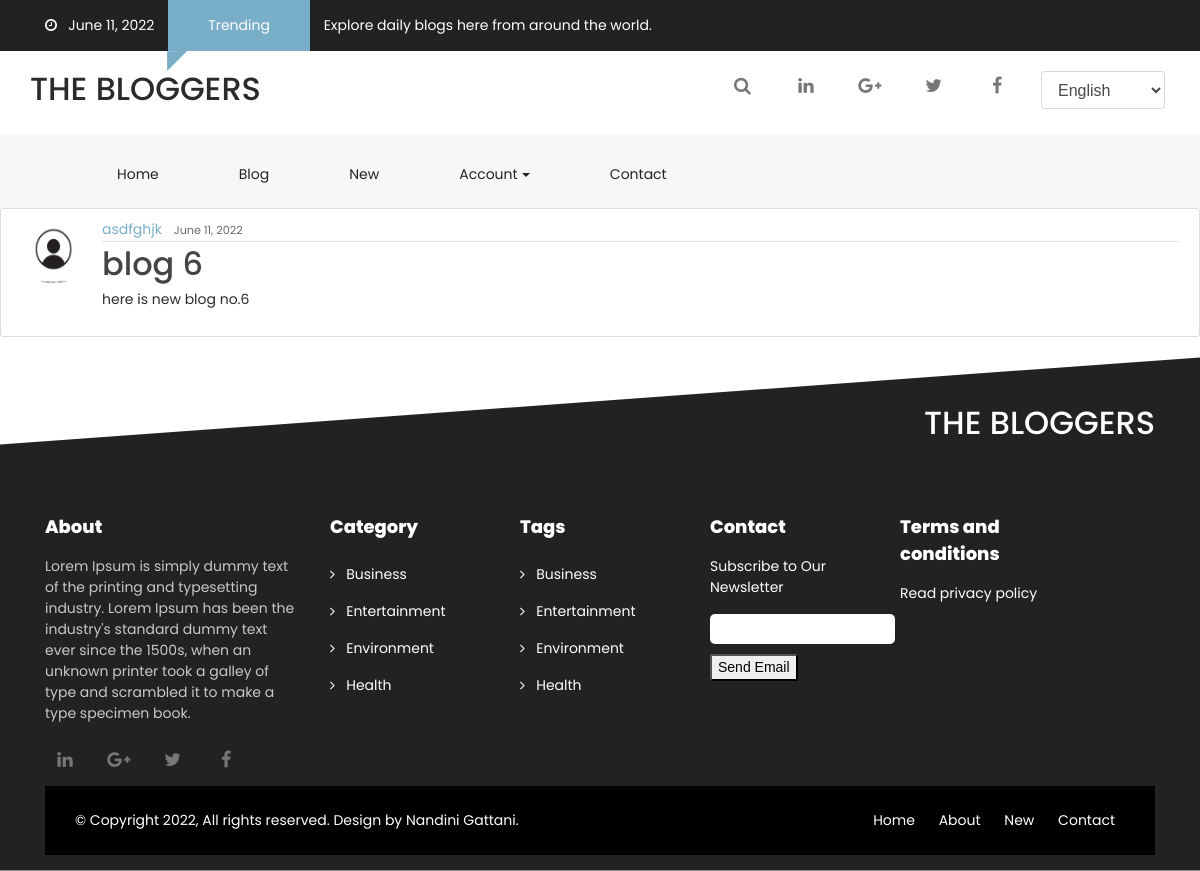
Page /post/6/ on the committed database.
### blog/models.py (models this page shows, shortened)
class post(models.Model):
    title = models.CharField(max_length=50)
    content = models.TextField()
    date = models.DateTimeField(default=timezone.now)
    author = models.ForeignKey(User, on_delete=models.CASCADE)
    tags = TaggableManager()

### user/models.py (models this page shows, shortened)
class Profile(models.Model):
    user = models.OneToOneField(User, on_delete=models.CASCADE)
    image = models.ImageField(default='default.jpg', upload_to='profile_pics')

### blog/views.py (the view)
# urls.py: path('post/<int:pk>/', PostDetailView.as_view(), name='post-detail'),
class PostDetailView(DetailView):
    model = post

### blog/templates/blog/post_detail.html (shortened to what this page needs)
{% extends "blog/base.html" %}
{% block content %}
<article class="media content-section">
  <img class="rounded-circle article-img" src="{{ object.author.profile.image.url }}">
  <div class="media-body">
    <div class="article-metadata">
      <a class="mr-2" href=#>{{ object.author }}</a>
      <small class="text-muted">{{ object.date|date:"F d, Y" }}</small>
    </div>
    <h2 class="article-title">{{ object.title }}</h2>
    <p class="article-content">{{ object.content }}</p>
  </div>
</article>
{% endblock content %}

### blog/templates/blog/base.html (shortened to what this page needs)
<!DOCTYPE html>
{% load static %}
<html lang="en">
<head>
  <link rel="stylesheet" href="https://cdn.jsdelivr.net/npm/bootstrap@4.3.1/dist/css/bootstrap.min.css"
>
  <link rel="stylesheet" type='text/css' href="{% static 'blog/main.css' %}">
  <link href="{% static 'css/media_query.css' %}" rel="stylesheet" type="text/css" />
  <link href="{% static 'css/bootstrap.css' %}" rel="stylesheet" type="text/css" />
  <link href="https://maxcdn.bootstrapcdn.com/font-awesome/4.7.0/css/font-awesome.min.css" rel="stylesheet"
>
  <link href="{% static 'css/animate.css' %}" rel="stylesheet" type="text/css" />
  <link href="{% static 'css/owl.carousel.css' %}" rel="stylesheet" type="text/css" />
  <link href="{% static 'css/owl.theme.default.css' %}" rel="stylesheet" type="text/css" />
  <link href="{% static 'css/style_1.css' %}" rel="stylesheet" type="text/css" />
</head>
</head>
<body>
  <body>
    <div class="container-fluid fh5co_header_bg">
      <div class="container">
        <div class="row">
          <div class="col-12 fh5co_mediya_center"><a href="#" class="color_fff fh5co_mediya_setting"><i
                class="fa fa-clock-o"></i>&nbsp;&nbsp;&nbsp;{{ object.date|date:"F d, Y" }}</a>
            <div class="d-inline-block fh5co_trading_posotion_relative"><a href="#" class="treding_btn">Trending</a>
              <div class="fh5co_treding_position_absolute"></div>
            </div>
            <a href="#" class="color_fff fh5co_mediya_setting">Explore daily blogs here from around the world.</a>
          </div>
        </div>
      </div>
    </div>
    <div class="container-fluid">
      <div class="container">
        <div class="row">
          <div class="col-12 col-md-3 fh5co_padding_menu h2">THE BLOGGERS
          </div>
          <div class="col-12 col-md-9 align-self-center fh5co_mediya_right">
            <div class="text-center d-inline-block">
              <a class="fh5co_display_table">
                <div class="fh5co_verticle_middle"><i class="fa fa-search"></i></div>
              </a>
            </div>
            <div class="text-center d-inline-block">
              <a class="fh5co_display_table">
                <div class="fh5co_verticle_middle"><i class="fa fa-linkedin"></i></div>
              </a>
            </div>
            <div class="text-center d-inline-block">
              <a class="fh5co_display_table">
                <div class="fh5co_verticle_middle"><i class="fa fa-google-plus"></i></div>
              </a>
            </div>
            <div class="text-center d-inline-block">
              <a href="https://twitter.com/fh5co" target="_blank" class="fh5co_display_table">
                <div class="fh5co_verticle_middle"><i class="fa fa-twitter"></i></div>
              </a>
            </div>
            <div class="text-center d-inline-block">
              <a href="https://fb.com/fh5co" target="_blank" class="fh5co_display_table">
                <div class="fh5co_verticle_middle"><i class="fa fa-facebook"></i></div>
              </a>
            </div>
            <div class="d-inline-block text-center dd_position_relative ">
              <select class="form-control fh5co_text_select_option">
                <option>English </option>
              </select>
            </div>
          </div>
        </div>
      </div>
    </div>
    <div class="container-fluid bg-faded fh5co_padd_mediya padding_786">
      <div class="container padding_786">
        <nav class="navbar navbar-toggleable-md navbar-light ">
          <div class="collapse navbar-collapse" id="navbarSupportedContent">
            <ul class="navbar-nav mr-auto">
              <li class="nav-item">
                <a class="nav-link" href="{% url 'blog-home' %}">Home <span class="sr-only">(current)</span></a>
              </li>
              <li class="nav-item ">
                <a class="nav-link" href="{% url 'blog-about' %}">Blog <span class="sr-only">(current)</span></a>
              </li>
              <li class="nav-item ">
                <a class="nav-link" href="{% url 'post-create' %}">New <span class="sr-only">(current)</span></a>
              </li>
              <li class="nav-item dropdown">
                <a class="nav-link dropdown-toggle" href="#" id="dropdownMenuButton3" data-toggle="dropdown"
                  aria-haspopup="true" aria-expanded="false">Account<span class="sr-only">(current)</span></a>
              </li>
              <li class="nav-item ">
                <a class="nav-link" href="#footer">Contact <span class="sr-only">(current)</span></a>
              </li>
            </ul>
          </div>
        </nav>
      </div>
    </div>
        {% block content %} {% endblock content %}
<div id="footer">
  <div class="container-fluid fh5co_footer_bg pb-3">
      <div class="container animate-box">
          <div class="row">
              <div class="col-12 spdp_right py-5 h2">THE BLOGGERS</div>
              <div class="col-12 col-md-4 col-lg-3">
                  <div class="footer_main_title py-3"> About</div>
                  <div class="footer_sub_about pb-3"> Lorem Ipsum is simply dummy text of the printing and typesetting
                      industry. Lorem Ipsum has been the industry's standard dummy text ever since the 1500s, when an
                      unknown printer took a galley of type and scrambled it to make a type specimen book.
                  </div>
                  <div class="footer_mediya_icon">
                      <div class="text-center d-inline-block"><a class="fh5co_display_table_footer">
                          <div class="fh5co_verticle_middle"><i class="fa fa-linkedin"></i></div>
                      </a></div>
                      <div class="text-center d-inline-block"><a class="fh5co_display_table_footer">
                          <div class="fh5co_verticle_middle"><i class="fa fa-google-plus"></i></div>
                      </a></div>
                      <div class="text-center d-inline-block"><a class="fh5co_display_table_footer">
                          <div class="fh5co_verticle_middle"><i class="fa fa-twitter"></i></div>
                      </a></div>
                      <div class="text-center d-inline-block"><a class="fh5co_display_table_footer">
                          <div class="fh5co_verticle_middle"><i class="fa fa-facebook"></i></div>
                      </a></div>
                  </div>
              </div>
              <div class="col-12 col-md-3 col-lg-2">
                  <div class="footer_main_title py-3"> Category</div>
                  <ul class="footer_menu">
                      <li><a href="#" class=""><i class="fa fa-angle-right"></i>&nbsp;&nbsp; Business</a></li>
                      <li><a href="#" class=""><i class="fa fa-angle-right"></i>&nbsp;&nbsp; Entertainment</a></li>
                      <li><a href="#" class=""><i class="fa fa-angle-right"></i>&nbsp;&nbsp; Environment</a></li>
                      <li><a href="#" class=""><i class="fa fa-angle-right"></i>&nbsp;&nbsp; Health</a></li></ul></div>
              <div class="col-12 col-md-3 col-lg-2">
                  <div class="footer_main_title py-3">Tags</div>
                  <ul class="footer_menu">
                      <li><a href="#" class=""><i class="fa fa-angle-right"></i>&nbsp;&nbsp; Business</a></li>
                      <li><a href="#" class=""><i class="fa fa-angle-right"></i>&nbsp;&nbsp; Entertainment</a></li>
                      <li><a href="#" class=""><i class="fa fa-angle-right"></i>&nbsp;&nbsp; Environment</a></li>
                      <li><a href="#" class=""><i class="fa fa-angle-right"></i>&nbsp;&nbsp; Health</a></li></ul></div
              </div>
              <div class="col-12 col-md-3 col-lg-2">
                <div class="footer_main_title py-3"> Contact</div>
                <p>Subscribe to Our Newsletter</p>
                <form method="post">
                <input class = "email" name= "email" style = "padding-top: .5rem ; border:2px ; border-radius: 5px;">
                <button class="btn1" type="submit" style="margin:10px 0;" > Send Email</button>
                </form>
              </div>
                <div class="col-12 col-md-3 col-lg-2">
                  <div class="footer_main_title py-3"> Terms and conditions</div>
                  <p>Read privacy policy</p>
                </div>
              </div>
  <div class="container-fluid fh5co_footer_right_reserved" style = "background: tranparent">
      <div class="container" >
          <div class="row  ">
              <div class="col-12 col-md-6 py-4 Reserved"> © Copyright 2022, All rights reserved. Design by Nandini Gattani</a>. </div>
              <div class="col-12 col-md-6 spdp_right py-4">
                  <a href="{% url 'blog-home' %}" class="footer_last_part_menu">Home</a>
                  <a href="{% url 'blog-home' %}" class="footer_last_part_menu">About</a>
                  <a href="{% url 'blog-home' %}" class="footer_last_part_menu">New</a>
                  <a href="{% url 'blog-home' %}" class="footer_last_part_menu">Contact</a></div>
          </div>
      </div>
  </div>
  </div>
</body>
</html>

### blog/static/blog/main.css (style rules this page uses)
body { background: #fafafa; color: #333333; margin-top: 5rem; }
h1, h2, h3, h4, h5, h6 { color: #444444; }
ul { margin: 0; }
.content-section { background: #ffffff; padding: 10px 20px; border: 1px solid #dddddd; border-radius: 3px; margin-bottom: 20px; }
.article-title { color: #444444; }
.article-content { white-space: pre-line; }
.article-img { height: 65px; width: 65px; margin-right: 16px; }
.article-metadata { padding-bottom: 1px; margin-bottom: 4px; border-bottom: 1px solid #e3e3e3 }

### blog/static/css/style_1.css (style rules this page uses)
a,a:hover { color:#79aec8 }
.fh5co_header_bg { background:#222;color:#fff }
.color_fff { color:#fff !important }
.treding_btn { background:#79aec8;color:#fff;margin:0 10px;display:inline-block;padding:15px 40px }
.fh5co_trading_posotion_relative { position:relative }
.fh5co_treding_position_absolute { -webkit-clip-path:polygon(0 1%, 100% 0, 0 100%, 0% 100%);-moz-clip-path:polygon(0 1%, 100% 0, 0 100%, 0% 100%);-ms-clip-path:polygon(0 1%, 100% 0, 0 100%, 0% 100%);clip-path:polygon(0 1%, 100% 0, 0 100%, 0% 100%);height:20px;width:20px;background:#79aec8;position:absolute;left:9px }
.fh5co_mediya_right { text-align:right }
.fh5co_display_table { height:40px;width:40px;display:table;color:#777;font-size:18px;border:1px solid #fff !important;cursor:pointer;-webkit-border-radius:50%;-moz-border-radius:50%;-ms-border-radius:50%;border-radius:50%;transition:1s;margin:0 10px;color:#777 !important }
.fh5co_verticle_middle { vertical-align:middle;display:table-cell }
.fh5co_text_select_option { margin:0 10px;position:relative;top:-10px }
.navbar-light .navbar-nav .nav-link { color:#222 !important;padding-top:12px !important;padding-bottom:15px !important;padding-left:20px !important;padding-right:20px !important;margin:0 20px !important;-moz-transition:all .5s ease;-o-transition:all .5s ease;-webkit-transition:all .5s ease;-ms-transition:all .5s ease;transition:all .5s ease;position:relative !important;-webkit-clip-path:polygon(100% 0, 100% 85%, 14% 85%, 0 100%, 0% 60%, 0 0);-moz-clip-path:polygon(100% 0, 100% 85%, 14% 85%, 0 100%, 0% 60%, 0 0);-ms-clip-path:polygon(100% 0, 100% 85%, 14% 85%, 0 100%, 0% 60%, 0 0);clip-path:polygon(100% 0, 100% 85%, 14% 85%, 0 100%, 0% 60%, 0 0) }
.fh5co_padding_menu { padding:20px 0 }
.fh5co_padd_mediya { padding-top:10px }
.fh5co_footer_bg { background:#222;color:#fff;-webkit-clip-path:polygon(0 17%, 100% 0, 100% 100%, 0% 100%);clip-path:polygon(0 17%, 100% 0, 100% 100%, 0% 100%) }
.footer_main_title { color:#fff;font-weight:800;font-size:18px }
.footer_sub_about { color:#C9C8C8;font-size:14px }
.fh5co_display_table_footer { height:40px;width:40px;display:table;color:#777;font-size:18px;border:1px solid #222 !important;cursor:pointer;-webkit-border-radius:50%;-moz-border-radius:50%;-ms-border-radius:50%;border-radius:50%;-moz-transition:all 1s ease;-o-transition:all 1s ease;-webkit-transition:all 1s ease;-ms-transition:all 1s ease;transition:all 1s ease;margin-right:10px;color:#777 !important }
.footer_menu { list-style:none;padding:0 }
.footer_menu li>a { color:#fff !important;padding:8px 0 !important;display:-webkit-box;-moz-transition:all .5s ease;-o-transition:all .5s ease;-webkit-transition:all .5s ease;-ms-transition:all .5s ease;transition:all .5s ease }
.fh5co_footer_right_reserved { background:#000 !important;color:#fff !important }
.footer_last_part_menu { color:#fff !important;padding:0 10px }
.spdp_right { text-align:right }
.dd_position_relative { position:relative }

### rows in the picture
post: date "June 11, 2022", author.profile.image (placeholder picture), author "asdfghjk", title "blog 6", content "here is new blog no.6"
